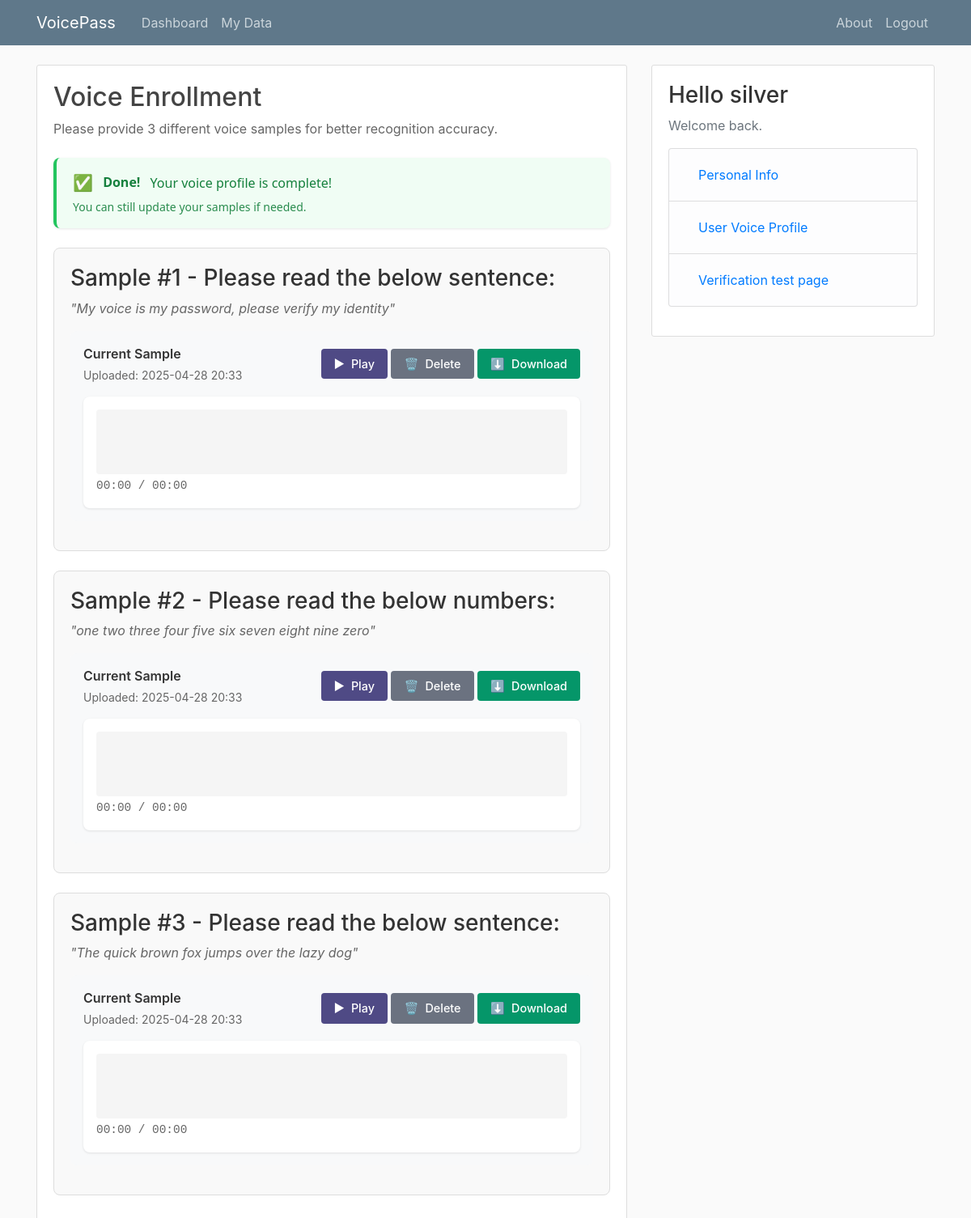
The page /enroll (signed in) on the database its author committed.
### web_app/models/models.py (models this page shows, shortened)
class VoiceSample(db.Model, DateFormatterMixin):
    __tablename__ = 'voice_sample'
    id = db.Column(db.Integer, primary_key=True)
    profile_id = db.Column(db.Integer, db.ForeignKey('user_voice_profile.id'), nullable=False)
    filename = db.Column(db.String(100), nullable=False)
    file_path = db.Column(db.String(255), nullable=False)
    date_upload = db.Column(db.DateTime, nullable=False, default = datetime.utcnow)
    sample_number = db.Column(db.Integer, nullable=False)
    sample_duration = db.Column(db.Float)
    sample_size = db.Column(db.Integer)
    sample_format = db.Column(db.String(10))
    sample_quality_score = db.Column(db.Float)
    sample_type = db.Column(db.String(20), nullable=False)
    embedding = db.Column(db.LargeBinary, default=None, nullable=True)

class User(db.Model, UserMixin, DateFormatterMixin):
    __tablename__ = 'user'
    id = db.Column(db.Integer, primary_key=True)
    email = db.Column(db.String(120), unique=True, nullable=False)
    password = db.Column(db.String(60), nullable=False)
    username = db.Column(db.String(20), unique=True, nullable=False)
    alias = db.Column(db.String(50))
    access_code = db.Column(db.Integer)
    image_file = db.Column(db.String(20), nullable=False, default='default.jpg')
    date_join = db.Column(db.DateTime, nullable=False, default = datetime.utcnow)
    is_admin = db.Column(db.Boolean, default=False, nullable=False)
    voice_profile = db.relationship('UserVoiceProfile', backref='user', uselist=False, cascade='all, delete-orphan')
    voice_samples = db.relationship('VoiceSample', backref='user',
                                    secondary='user_voice_profile',
                                    viewonly=True)

### web_app/voices/routes.py (the view, shortened to what this page needs)
@voices.route('/enroll', methods=['GET', 'POST'])
@login_required
def enroll_page():
    profile = current_user.voice_profile
    samples = []
    if profile:
        samples = VoiceSample.query.filter_by(profile_id=profile.id).all()
    return render_template('voices/enrollment.html',
                         title='Voice Sample Enrollment',
                         profile=profile,
                         samples=samples,
                         max_file_size=int(current_app.config['MAX_CONTENT_LENGTH']/1024/1024),
                         min_record_duration = int(current_app.config['MIN_RECORD_DURATION']))

### web_app/models/models.py (called while the page is built)
@login_manager.user_loader
def load_user(user_id):
    return User.query.get(int(user_id))

### web_app/templates/voices/enrollment.html (shortened to what this page needs)
{% extends "layout.html" %}
{% block content %}
<div class="content-section">
    <h2>Voice Enrollment</h2>
    <p class="instruction-text">Please provide 3 different voice samples for better recognition accuracy.</p>
    <div class="enrollment-status-container">
        <p class="status-message" id="enrollment-status"
        data-samples-count="{{ current_user.voice_profile.enrollment_samples_count|default(0) }}"
        data-is-complete="{{ current_user.voice_profile.is_complete|default(False)|string|lower }}">
            {% if current_user.voice_profile %}
                {% if current_user.voice_profile.is_complete %}
                    <div class="status-panel complete">
                        <span class="status-icon">✅</span>
                        <span class="status-title">Done!</span>
                        <span class="status-text">Your voice profile is complete!</span>
                        <span class="status-subtext">You can still update your samples if needed.</span>
                    </div>
                {% endif %}
            {% else %}
                <div class="status-panel new">
                    <span class="status-icon">🎤</span>
                    <span class="status-title">Get Started:</span>
                    <span class="status-text">You need <span class="highlight">3 more samples</span> to complete your voice profile.</span>
                </div>
            {% endif %}
        </p>
    </div>
    <div id="voiceEnrollmentForm" data-csrf-token="{{ csrf_token() }}">
        {% for i in range(1, 4) %}
        <div class="enrollment-section mb-4" data-section-number="{{ i }}">
            <h3>Sample #{{ i }} -
                {% if i == 1 %}Please read the below sentence:
                {% elif i == 2 %}Please read the below numbers:
                {% elif i == 3 %}Please read the below sentence:
                {% endif %}
            </h3>
            <p class="sample-instruction">
                {% if i == 1 %}
                    "My voice is my password, please verify my identity"
                {% elif i == 2 %}
                    "one two three four five six seven eight nine zero"
                {% else %}
                    "The quick brown fox jumps over the lazy dog"
                {% endif %}
            </p>
            {% set current_sample = current_user.voice_profile.samples|selectattr('sample_number', 'equalto', i)|first %}
            {% if current_sample %}
                <div class="current-sample-info" data-sample-id="{{ current_sample.id }}">
                    <div class="current-sample-details">
                        <div class="sample-metadata">
                            <span class="current-sample-title">Current Sample</span>
                            <span class="upload-date">Uploaded: {{ current_sample.date_upload.strftime('%Y-%m-%d %H:%M') }}</span>
                        </div>
                        <div class="sample-controls">
                            <button type="button" class="btn-play-current"
                                data-sample-number="{{ i }}"
                                data-filepath="{{ current_sample.file_path }}">
                                <span class="play-icon">▶</span> Play
                            </button>
                            <button type="button"
                                    class="btn-delete"
                                    data-sample-number="{{ i }}"
                                    data-sample-id="{{ current_sample.id }}"
                                    data-csrf-token="{{ csrf_token() }}">
                                <span>🗑️</span> Delete
                            </button>
                            <a href="{{ current_sample.file_path }}"
                            download="{{ current_sample.filename }}"
                            class="btn-download"
                            title="Download Sample">
                                <span>⬇️</span> Download
                            </a>
                        </div>
                    </div>
                    <div class="waveform-container" data-sample-number="{{ i }}">
                        <div class="waveform" id="waveform-current-{{ i }}"></div>
                        <div class="wave-controls">
                            <span class="wave-time">00:00 / 00:00</span>
                        </div>
                    </div>
                </div>
            {% endif %}
        </div>
        {% endfor %}
    </div>
</div>
{% endblock content %}

### web_app/templates/layout.html (shortened to what this page needs)
<!DOCTYPE html>
<html>
    <head>
        <link rel="stylesheet" href="https://cdn.jsdelivr.net/npm/bootstrap@4.0.0/dist/css/bootstrap.min.css">
        <link rel="stylesheet" type="text/css" href="{{ url_for('static', filename='main.css') }}">
    </head>
    <body>
        <header class="site-header">
            <nav class="navbar navbar-expand-md navbar-dark bg-steel fixed-top">
              <div class="container">
                <a class="navbar-brand mr-4" href="{{ url_for('main.home') }}">VoicePass</a>
                <div class="collapse navbar-collapse" id="navbarToggle">
                  <div class="navbar-nav mr-auto">
                    {% if current_user.is_authenticated %}
                      <a class="nav-item nav-link" href="{{ url_for('main.dashboard') }}">Dashboard</a>
                        {% if not current_user.is_admin %}
                          <a class="nav-item nav-link" href="{{url_for('main.debug_database')}}">My Data</a>
                        {% else %}
                          <a class="nav-item nav-link" href="{{url_for('main.debug_database')}}">Database</a>
                        {%endif%}
                    {% endif %}
                  </div>
                  <div class="navbar-nav">
                    {% if current_user.is_authenticated %}
                      <a class="nav-item nav-link" href="{{ url_for('main.about') }}">About</a>
                      <a class="nav-item nav-link" href="{{url_for('users.logout')}}">Logout</a>
                    {% else %}
                      <a class="nav-item nav-link" href="{{ url_for('users.login') }}">Login</a>
                      <a class="nav-item nav-link" href="{{ url_for('users.register') }}">Register</a>
                    {% endif %}
                  </div>
                </div>
              </div>
            </nav>
          </header>
        <main role="main" class="container">
            <div class="row">
            <div class="col-md-{{'12' if hide_right_nav  else '8'}}">
                {% block content %} {% endblock %}
            </div>
            {% if not hide_right_nav  %}
            <div class="col-md-4">
                <div class="content-section">
                <h3>Hello {{ username }}</h3>
                {% if current_user.is_authenticated %}
                  <p class='text-muted'>Welcome back.
                    {% if not current_user.is_admin %}
                      <ul class="list-group">
                      <li class="list-group-item list-group-item-light"><a class="nav-item nav-link" href="{{ url_for('users.account') }}">Personal Info</a></li>
                      <li class="list-group-item list-group-item-light"><a class="nav-item nav-link" href="{{ url_for('voices.enroll_page') }}">User Voice Profile</a></li>
                      <li class="list-group-item list-group-item-light"><a class="nav-item nav-link" href="{{ url_for('voices.verify_page') }}">Verification test page</a></li>
                      </ul>
                    {% else %}
                      <ul class="list-group">
                        </ul>
                      {% endif %}
                  </p>
                {% else %}
                  <p class='text-muted'>Please Login or register.
                  </p>
                {% endif %}
                </div>
            </div>
            {% endif %}
            </div>
        </main>
    </body>
</html>

### web_app/static/main.css (style rules this page uses)
body { background: #fafafa; color: #333333; margin-top: 5rem; }
h1, h2, h3, h4, h5, h6 { color: #444444; }
.bg-steel { background-color: #5f788a; }
.site-header .navbar-nav .nav-link { color: #cbd5db; }
.content-section { background: #ffffff; padding: 10px 20px; border: 1px solid #dddddd; border-radius: 3px; margin-bottom: 20px; }

### web_app/templates/voices/enrollment.html (style rules this page uses)
.content-section { max-width: 800px; margin: 0 auto; padding: 20px; }
h3 { margin-bottom: 0.5rem; color: #333; }
.instruction-text { margin-bottom: 1.5rem; color: #666; }
.sample-instruction { color: #666; margin-bottom: 1rem; font-style: italic; }
.enrollment-status-container { margin-bottom: 1.5rem; font-family: system-ui, -apple-system, BlinkMacSystemFont, 'Segoe UI', Roboto, Oxygen, Ubuntu, Cantarell, sans-serif; }
.status-panel { padding: 1rem 1.25rem; border-radius: 0.5rem; margin: 0.5rem 0; box-shadow: 0 1px 3px rgba(0, 0, 0, 0.1); transition: all 0.2s ease; }
.status-panel.complete { background-color: #f0fdf4; border-left: 4px solid #22c55e; color: #15803d; }
.status-message { font-weight: 600; font-size: 1.125rem; margin-top: 0.5rem; }
.status-icon { font-size: 1.25rem; margin-right: 0.5rem; vertical-align: middle; }
.status-title { font-weight: 700; margin-right: 0.5rem; }
.status-text { display: inline-block; vertical-align: middle; }
.status-subtext { display: block; font-size: 0.875rem; margin-top: 0.25rem; opacity: 0.9; }
.enrollment-section { border: 1px solid #ddd; border-radius: 8px; padding: 1.25rem; background-color: #f9f9f9; margin-bottom: 1.5rem; }
.record-btn, .play-btn, .clear-btn, .save-btn, .upload-btn, .btn-play-current, .btn-delete, .btn-download { display: inline-flex; align-items: center; gap: 0.5rem; padding: 0.5rem 1rem; border: none; border-radius: 4px; cursor: pointer; font-size: 0.9rem; font-weight: 500; transition: all 0.2s ease; color: white; }
.play-btn, .btn-play-current { background-color: #4F4A85; }
.clear-btn, .btn-delete { background-color: #6b7280; }
.save-btn, .upload-btn, .btn-download { background-color: #059669; }
.waveform-container { background: white; padding: 1rem; border-radius: 8px; box-shadow: 0 1px 3px rgba(0, 0, 0, 0.1); margin-top: 1rem; }
.waveform { width: 100%; height: 80px; background: #f5f5f5; border-radius: 4px; }
.wave-time { font-family: ui-monospace, SFMono-Regular, Menlo, Monaco, Consolas, monospace; font-size: 0.9rem; color: #666; margin-top: 0.5rem; }
.current-sample-info { background-color: #f8f9fa; border-radius: 8px; padding: 1rem; margin-bottom: 1rem; }
.current-sample-details { display: flex; justify-content: space-between; align-items: center; margin-bottom: 1rem; }
.sample-metadata { display: flex; flex-direction: column; gap: 0.25rem; }
.current-sample-title { font-weight: 600; color: #333; }
.upload-date { font-size: 0.875rem; color: #666; }

### rows shown on the page
VoiceSample: date_upload "2025-04-28 20:33", sample_number 1 (drawn)
VoiceSample: date_upload "2025-04-28 20:33"
VoiceSample: date_upload "2025-04-28 20:33"
User: username "silver"

### other values the page prints
{{ i }} "1" "2" "3"
